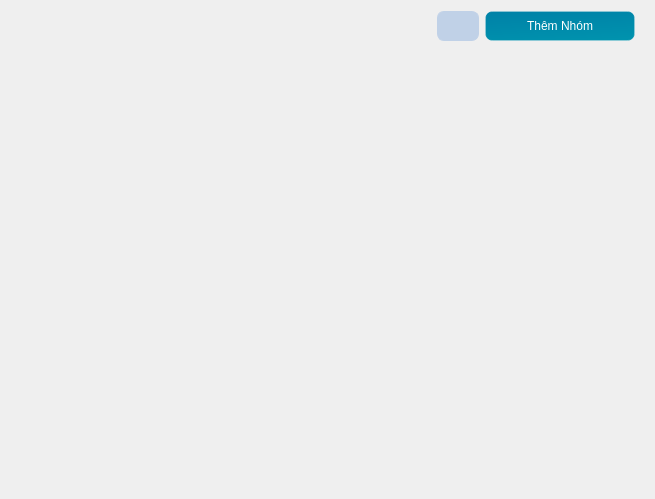
<?xml version="1.0" encoding="UTF-8"?>
<ui version="4.0">
 <class>ApproveRequest</class>
 <widget class="QWidget" name="ApproveRequest">
  <property name="geometry">
   <rect>
    <x>0</x>
    <y>0</y>
    <width>655</width>
    <height>499</height>
   </rect>
  </property>
  <property name="windowTitle">
   <string>Form</string>
  </property>
  <layout class="QVBoxLayout" name="verticalLayout">
   <item>
    <widget class="QWidget" name="widget" native="true">
     <property name="maximumSize">
      <size>
       <width>16777215</width>
       <height>30</height>
      </size>
     </property>
     <property name="layoutDirection">
      <enum>Qt::LeftToRight</enum>
     </property>
     <property name="styleSheet">
      <string notr="true"/>
     </property>
     <layout class="QGridLayout" name="gridLayout">
      <property name="topMargin">
       <number>0</number>
      </property>
      <property name="bottomMargin">
       <number>0</number>
      </property>
      <property name="verticalSpacing">
       <number>0</number>
      </property>
      <item row="0" column="2">
       <widget class="QPushButton" name="btn_add_group">
        <property name="maximumSize">
         <size>
          <width>150</width>
          <height>16777215</height>
         </size>
        </property>
        <property name="styleSheet">
         <string notr="true">QPushButton{
	 color: rgb(255, 255, 255);
     background-color: qlineargradient(spread:pad, x1:0 y1:0, x2:1, y2:3, stop:0 #0081A7, stop:1 #00AFB9);;
     border: 1px solid rgba(255,255,255,40);
     border-radius:7px;
	width: 150;
	height: 30;
}
QPushButton:hover{
background-color: #0081A7
}
QPushButton:pressed{
background-color: #00AFB9
}</string>
        </property>
        <property name="text">
         <string>Thêm Nhóm</string>
        </property>
        <property name="icon">
         <iconset resource="../../icon.qrc">
          <normaloff>:/icon/views/icon/user-plus.svg</normaloff>:/icon/views/icon/user-plus.svg</iconset>
        </property>
       </widget>
      </item>
      <item row="0" column="1">
       <widget class="QPushButton" name="btn_refresh">
        <property name="maximumSize">
         <size>
          <width>16777215</width>
          <height>16777215</height>
         </size>
        </property>
        <property name="styleSheet">
         <string notr="true">	* {background-color: rgba(192, 209, 231, 1);
	border: 1px solid rgba(192, 209, 231, 1);
	border-radius: 7px;
	color: black;
	width: 40;
	height: 30;
}
QPushButton:hover{
background-color: #b8e7ea;
}
QPushButton:pressed{
background-color:rgba(227, 80, 168, 1)
}</string>
        </property>
        <property name="text">
         <string/>
        </property>
        <property name="icon">
         <iconset resource="../../icon.qrc">
          <normaloff>:/icon/views/icon/refresh.png</normaloff>:/icon/views/icon/refresh.png</iconset>
        </property>
        <property name="iconSize">
         <size>
          <width>20</width>
          <height>20</height>
         </size>
        </property>
       </widget>
      </item>
      <item row="0" column="0">
       <spacer name="horizontalSpacer">
        <property name="orientation">
         <enum>Qt::Horizontal</enum>
        </property>
        <property name="sizeHint" stdset="0">
         <size>
          <width>436</width>
          <height>20</height>
         </size>
        </property>
       </spacer>
      </item>
     </layout>
    </widget>
   </item>
   <item>
    <widget class="QFrame" name="frame_group">
     <property name="styleSheet">
      <string notr="true"/>
     </property>
    </widget>
   </item>
  </layout>
 </widget>
 <resources>
  <include location="../../icon.qrc"/>
 </resources>
 <connections/>
</ui>
